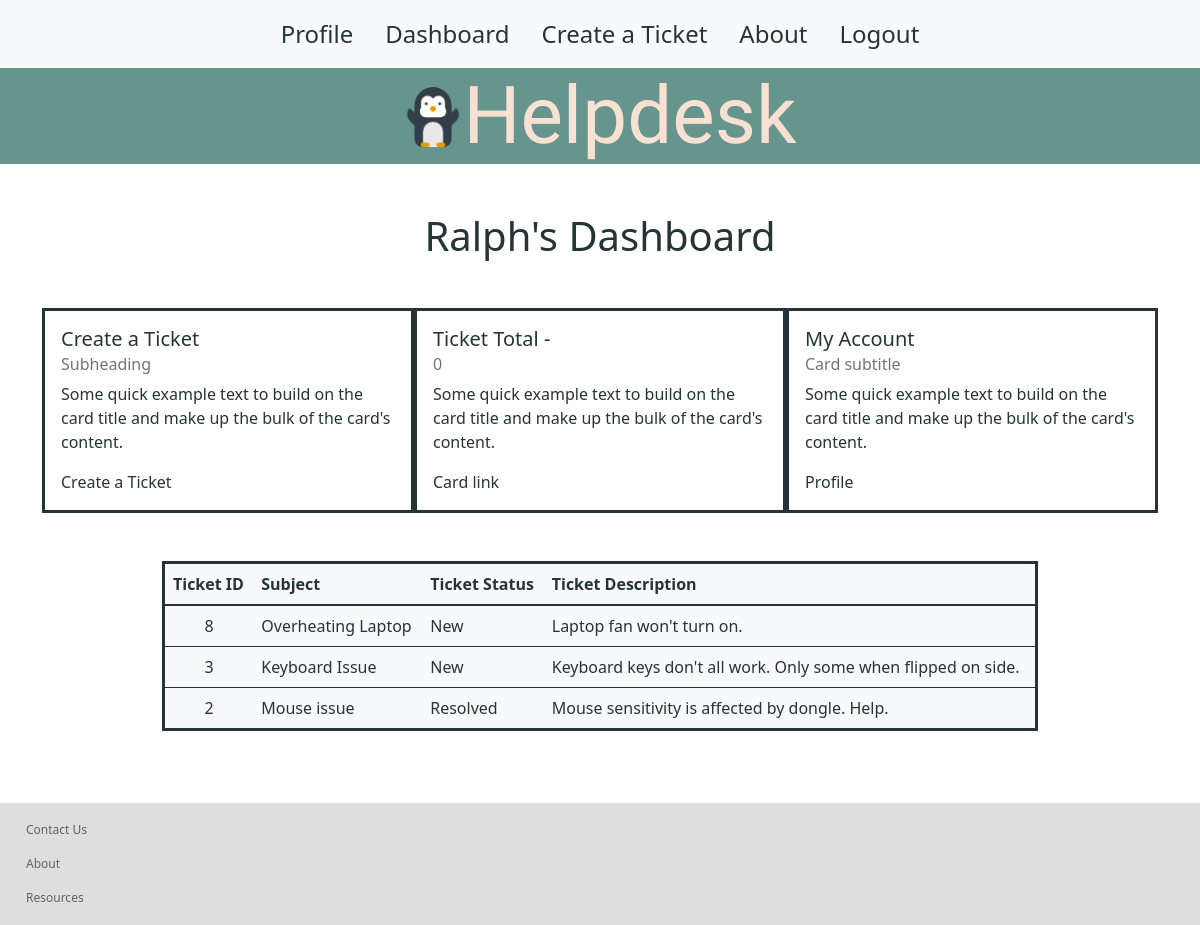
/dashboard (signed in), run on the app's committed database.
### users/models.py (models this page shows)
class User(models.Model):
    first_name = models.CharField(max_length=255)
    last_name = models.CharField(max_length=255)
    email = models.CharField(max_length=255)
    password = models.TextField()
    created_at = models.DateTimeField(auto_now_add=True)
    updated_at = models.DateTimeField(auto_now=True)
    objects = UserManager()

class Ticket(models.Model):
    subject = models.CharField(max_length=250)
    ticket_type = models.CharField(max_length=50)
    ticket_status = models.CharField(max_length=50)
    ticket_description = models.CharField(max_length=350)
    created_by = models.ForeignKey(User, related_name="user_tickets", on_delete=models.CASCADE, null=True)
    created_at = models.DateTimeField(auto_now_add=True)
    updated_at = models.DateTimeField(auto_now=True)
    objects = TicketManager()

### users/views.py (the view)
# urls.py: path('dashboard', views.dashboard),
def dashboard(request):
    if 'user_id' not in request.session:
        return redirect('/')
    context = {
        'user': User.objects.get(id=request.session['user_id']),
        'all_tickets': Ticket.objects.all()
    }
    return render(request, 'dashboard.html', context)

### users/templates/dashboard.html (shortened to what this page needs)
{% include 'nav_bar.html'%}
<div class="container mb-5">
    <h1 class="text-center m-5">{{user.first_name}}'s Dashboard</h1>
    <div class="dashboard-container">
        <div class="card" style="width: 25rem;">
            <div class="card-body">
                <h5 class="card-title">Create a Ticket</h5>
                <h6 class="card-subtitle mb-2 text-muted">Subheading</h6>
                <p class="card-text">Some quick example text to build on the card title and make up the bulk of the card's content.</p>
                <a href="/ticket_form" class="card-link">Create a Ticket</a>
            </div>
        </div>
        <div class="card" style="width: 25rem;">
            <div class="card-body">
                <h5 class="card-title">Ticket Total - </h5>
                <h6 class="card-subtitle mb-2 text-muted">{{user.user_tickets.all | length}}</h6>
                <p class="card-text">Some quick example text to build on the card title and make up the bulk of the card's content.</p>
                <a href="#" class="card-link">Card link</a>
            </div>
        </div>
        <div class="card" style="width: 25rem;">
            <div class="card-body">
                <h5 class="card-title">My Account</h5>
                <h6 class="card-subtitle mb-2 text-muted">Card subtitle</h6>
                <p class="card-text">Some quick example text to build on the card title and make up the bulk of the card's content.</p>
                <a href="/profile" class="card-link">Profile</a>
            </div>
        </div>
    </div>
</div>
<div class="container table-container mt-5" style="width: 900px">
    <table class="table table-hover table-light ticket-table">
    <thead>
        <tr>
        <th scope="col">Ticket ID </th>
        <th scope="col">Subject </th>
        <th scope="col">Ticket Status </th>
        <th scope="col">Ticket Description</th>
        </tr>
    </thead>
    <tbody>
    {% for ticket in all_tickets reversed%}
        <tr>
            <td class="text-center"><a href="/ticket/{{ticket.id}}/edit">{{ticket.id}}</a></td>
            <td><a href="/ticket/{{ticket.id}}/edit">{{ticket.subject}}</a></td>
            <td>{{ticket.ticket_status}}</td>
            <td>{{ticket.ticket_description}}</td>
        </tr>
    {%endfor%}
    </tbody>
    </table>
</div>
<div>
{% include 'footer.html'%}
</div>

### users/static/css/style.css (style rules this page uses)
a { text-decoration: none; color: #253434; }
.dashboard-container { display: flex; justify-content: space-evenly; }
.ticket-table { border: 3px solid #253434; border-radius: 0.25px; color: #253434; margin-bottom: 4.5rem; }
.card { border: 3px solid #253434; border-radius: 0.25px; color: #253434; }
h1 { color: #253434; }

### data on the page
User: first_name "Ralph", user_tickets.all|length "0"
Ticket: id "8", subject "Overheating Laptop", ticket_status "New", ticket_description "Laptop fan won't turn on."
Ticket: id "3", subject "Keyboard Issue", ticket_status "New", ticket_description "Keyboard keys don't all work. Only some when flipped on side."
Ticket: id "2", subject "Mouse issue", ticket_status "Resolved", ticket_description "Mouse sensitivity is affected by dongle. Help."
